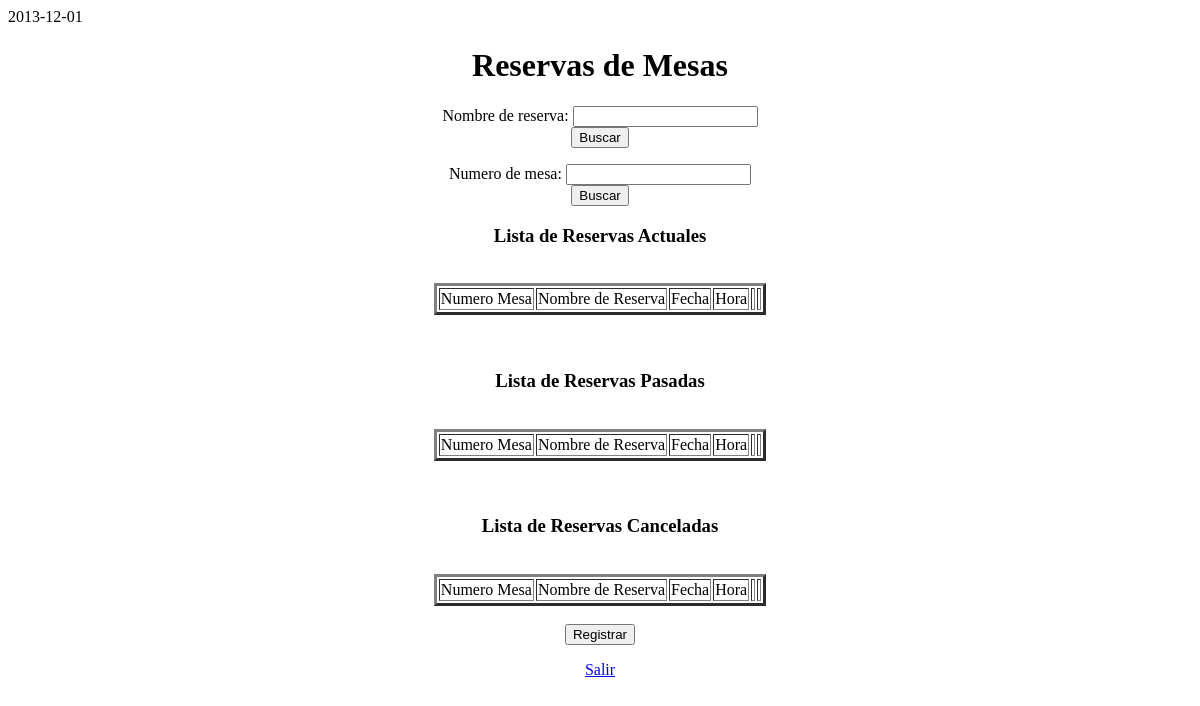
Before: /ReservaMesas/index.php with the older database file.
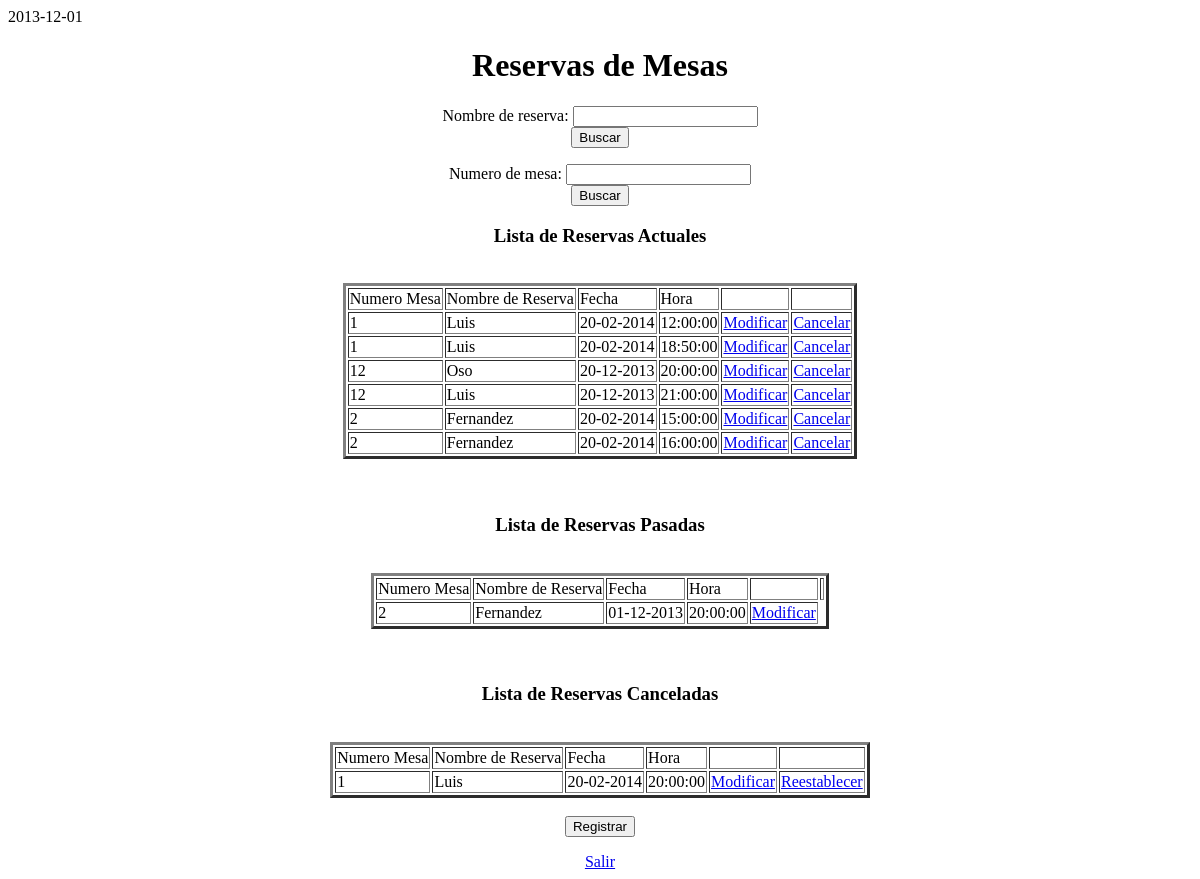
After: the same page with the newer database file.
### tables this page shows
CREATE TABLE IF NOT EXISTS `reserva_mesa` (
  `cod_reserva_mesa` bigint(12) NOT NULL AUTO_INCREMENT,
  `num_mesa` int(2) NOT NULL,
  `nombre_cliente` varchar(40) NOT NULL,
  `fecha` date NOT NULL,
  `hora` time NOT NULL,
  `estado` tinyint(1) NOT NULL,
  `terminada` tinyint(1) NOT NULL,
  PRIMARY KEY (`cod_reserva_mesa`)
);

### ReservaMesas/index.php (the view, shortened to what this page needs)
<HTML>
	<HEAD>
		<?php require("../db/conexion_db.php");
		function mostrar_datos($res) {
			while($row=mysql_fetch_row($res)){
				$id=$row[0];
				$estado=$row[5];
				echo "<TR>";
				echo "<TD>".$row[1]."</TD>";
				echo "<TD>".$row[2]."</TD>";
				echo "<TD>".date_create($row[3])->format('d-m-Y')."</TD>";
				echo "<TD>".$row[4]."</TD>";
				echo "<TD>"."<a href=\"editar_reserva.php?aux=$id\">Modificar</a>"."</TD>";
				if ($row[5] && !$row[6])
					echo "<TD>"."<a href=\"cancelar_reserva.php?aux=$id&estado=$estado\">Cancelar</a>"."</TD>";
				else
					if (!$row[6])
						echo "<TD>"."<a href=\"cancelar_reserva.php?aux=$id&estado=$estado\">Reestablecer</a>"."</TD>";
				echo "</TR>";
			}
		}
		function obtener_datos($mesa, $nombre, $estado, $terminado){
			if (!is_null($mesa)) {
				$res=mysql_query("SELECT * FROM reserva_mesa where estado='$estado' and terminada='$terminado' and num_mesa = '$mesa'");
			} else {
				if (!is_null($nombre)){
					$res=mysql_query("SELECT * FROM reserva_mesa where estado='$estado' and terminada='$terminado' and nombre_cliente like '%$nombre%'");
				} else {
					$res=mysql_query("SELECT * FROM reserva_mesa where estado='$estado' and terminada='$terminado'");
				}
			}
			mostrar_datos($res);
		}
		function llenarTablas($estado, $terminado){
			if(isset($_GET["Buscar"])){
				if(isset($_GET["mesa"])){
					obtener_datos($_GET["mesa"], null, $estado, $terminado);
				} else {
					if(isset($_GET["nombre"])){
						obtener_datos(null, $_GET["nombre"], $estado, $terminado);
					} else {
						obtener_datos(null, null, $estado, $terminado);
					}
				}
			} else {
				obtener_datos(null, null, $estado, $terminado);
			}
		}
		?>
	</HEAD>
	<BODY>
		<CENTER><H1>Reservas de Mesas</H1>
		<FORM NAME="Datos1" Method="get" Action="index.php">
			Nombre de reserva: <INPUT TYPE=Text NAME="nombre"><BR>
			<INPUT TYPE=Submit NAME="Buscar" VALUE="Buscar"><DD></DD>
		</FORM>
		<FORM NAME="Datos2" Method="get" Action="index.php">
			Numero de mesa: <INPUT TYPE=Text NAME="mesa"><BR>
			<INPUT TYPE=Submit NAME="Buscar" VALUE="Buscar"><DD></DD>
		</FORM>
			<H3>Lista de Reservas Actuales</H3><br>
			<TABLE BORDER=3>
				<TR>
					<TD>Numero Mesa</TD>
					<TD>Nombre de Reserva</TD>
					<TD>Fecha</TD>
					<TD>Hora</TD>
					<TD></TD>
					<TD></TD>
				</TR>
				<?php
					llenarTablas(1,0);
				?>
			</TABLE>
			<BR><BR>
			<H3>Lista de Reservas Pasadas</H3><br>
			<TABLE BORDER=3>
				<TR>
					<TD>Numero Mesa</TD>
					<TD>Nombre de Reserva</TD>
					<TD>Fecha</TD>
					<TD>Hora</TD>
					<TD></TD>
					<TD></TD>
				</TR>
				<?php
					llenarTablas(1,1);
				?>
			</TABLE>
			<BR><BR>
			<H3>Lista de Reservas Canceladas</H3><br>
			<TABLE BORDER=3>
				<TR>
					<TD>Numero Mesa</TD>
					<TD>Nombre de Reserva</TD>
					<TD>Fecha</TD>
					<TD>Hora</TD>
					<TD></TD>
					<TD></TD>
				</TR>
				<?php
					llenarTablas(0,0);
				?>
			</TABLE>
			<br>
			<form action="reservar_mesa.html">
				<input type = "submit" name="Registrar" value = "Registrar">
			</form>
			<a href="../salir.php">Salir</a>
		</CENTER>
	</BODY>
</HTML>

Changed rows visible on the page:
added reserva_mesa: num_mesa "1", nombre_cliente "Luis", fecha "20-02-2014", hora "12:00:00"
added reserva_mesa: num_mesa "1", nombre_cliente "Luis", fecha "20-02-2014", hora "18:50:00"
added reserva_mesa: num_mesa "12", nombre_cliente "Oso", fecha "20-12-2013", hora "20:00:00"
added reserva_mesa: num_mesa "12", nombre_cliente "Luis", fecha "20-12-2013", hora "21:00:00"
added reserva_mesa: num_mesa "2", nombre_cliente "Fernandez", fecha "20-02-2014", hora "15:00:00"
added reserva_mesa: num_mesa "2", nombre_cliente "Fernandez", fecha "20-02-2014", hora "16:00:00"
added reserva_mesa: num_mesa "2", nombre_cliente "Fernandez", fecha "01-12-2013", hora "20:00:00"
added reserva_mesa: num_mesa "1", nombre_cliente "Luis", fecha "20-02-2014", hora "20:00:00"
